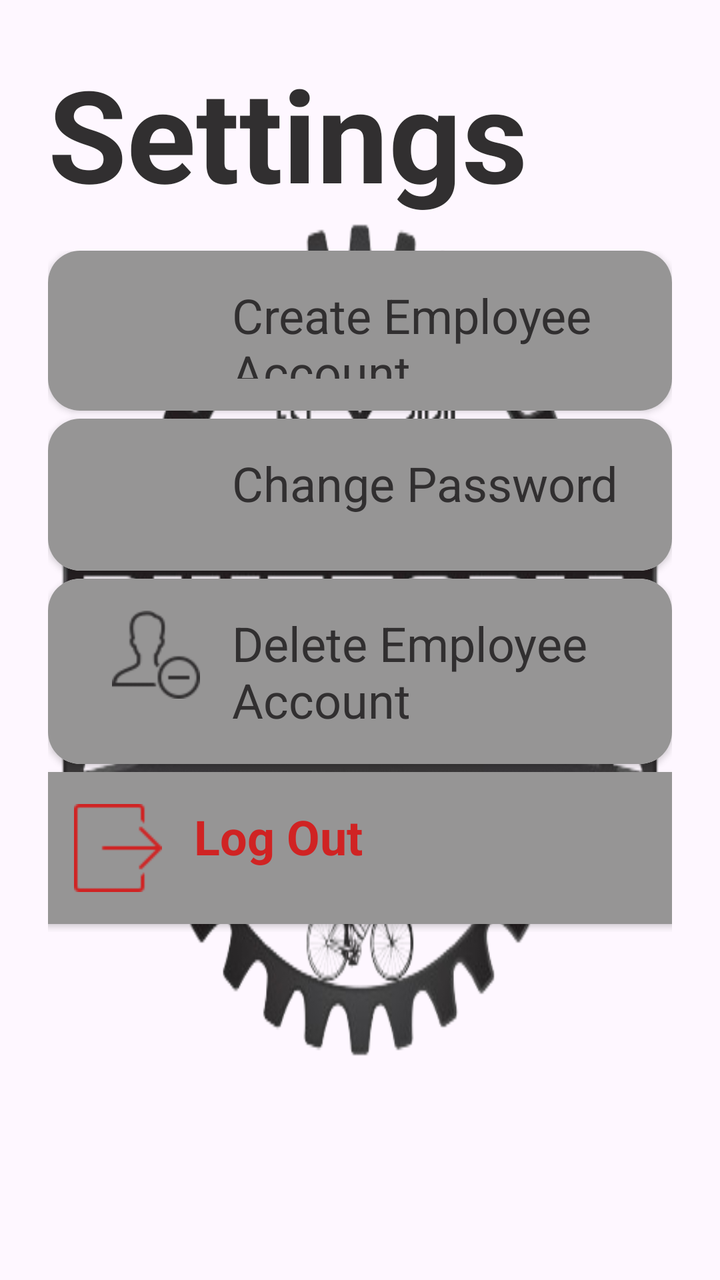
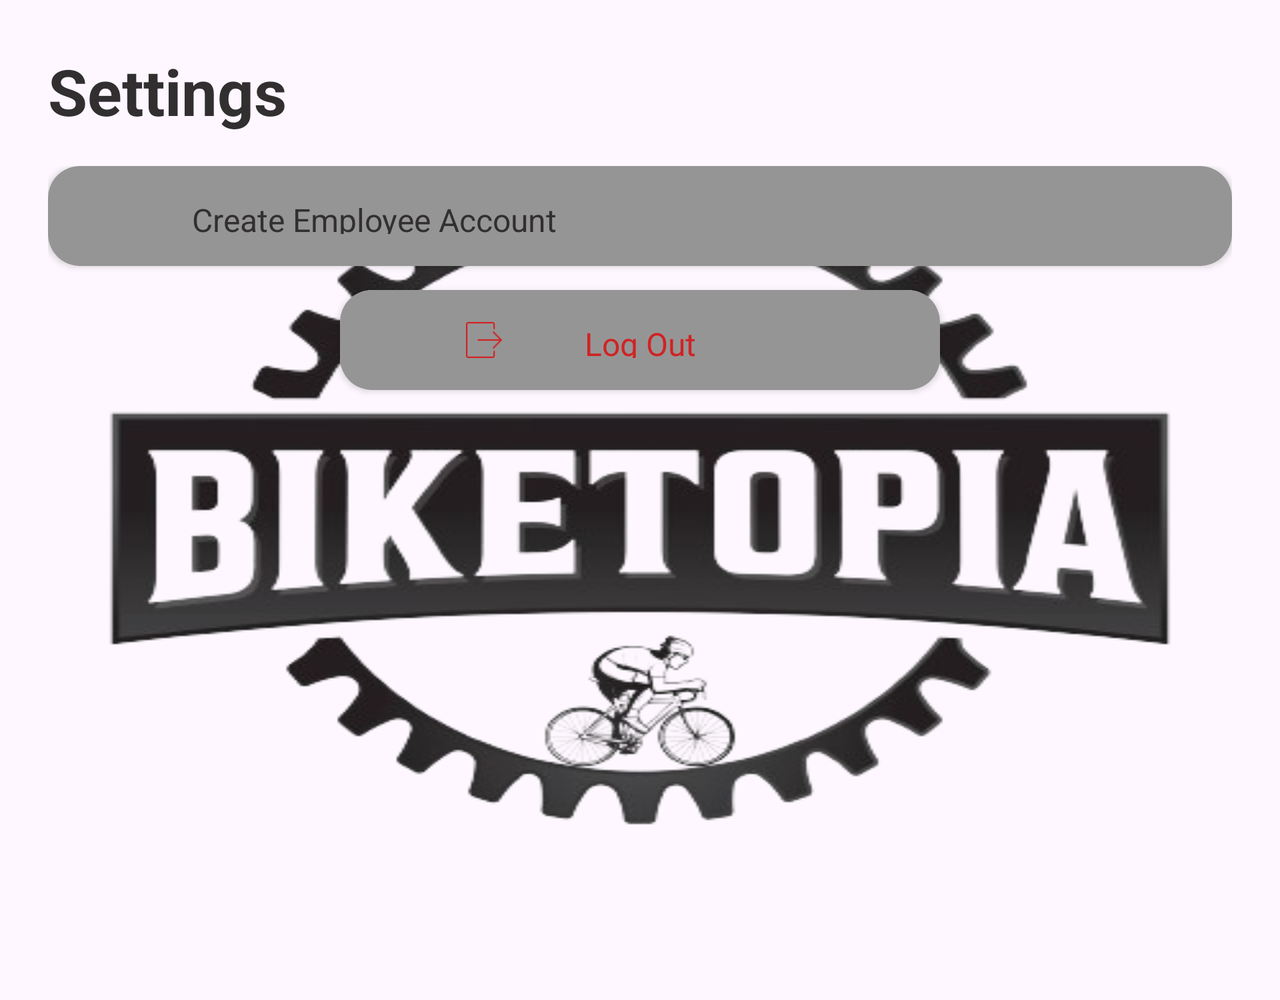

Compare how this app lays out the same screen by default and in its alternative resource folder. The renders come first, then the two layout files and the values they reference.
<!-- AndroidManifest.xml: application theme Base.Theme.PointOfSales -->
<!-- res/layout/fragment_settings.xml -->
<?xml version="1.0" encoding="utf-8"?>
<LinearLayout xmlns:android="http://schemas.android.com/apk/res/android"
    xmlns:app="http://schemas.android.com/apk/res-auto"
    android:layout_width="match_parent"
    android:layout_height="match_parent"
    android:orientation="vertical"
    android:background="@drawable/logo1"
    android:padding="24dp">

    <TextView
        android:id="@+id/settings_title"
        android:textColor="@color/PrimaryColor"
        android:layout_width="wrap_content"
        android:layout_height="wrap_content"
        android:layout_marginBottom="16dp"
        android:text="Settings"
        android:textSize="64sp"
        android:textStyle="bold" />

    <LinearLayout
        android:layout_width="match_parent"
        android:layout_height="wrap_content"
        android:orientation="vertical"
        android:paddingBottom="16dp">

        <androidx.cardview.widget.CardView
            android:id="@+id/createAccount"
            android:layout_width="match_parent"
            android:layout_height="80dp"
            app:cardCornerRadius="16dp"
            android:clickable="true"
            app:elevation="12dp"
            android:layout_marginBottom="4dp"
            >

            <RelativeLayout
                android:layout_width="match_parent"
                android:layout_height="wrap_content"
                android:background="#969595"
                android:padding="16dp">

                <ImageView
                    android:id="@+id/account_icon"
                    android:layout_width="44dp"
                    android:layout_height="44dp"
                    android:layout_marginLeft="16dp"
                    android:src="@drawable/create_account" />

                <TextView
                    android:id="@+id/createAccount_text"
                    android:textColor="@color/PrimaryColor"
                    android:layout_width="wrap_content"
                    android:layout_height="wrap_content"
                    android:layout_toRightOf="@+id/account_icon"
                    android:layout_marginLeft="16dp"
                    android:text="Create Employee Account"
                    android:textSize="24sp" />



            </RelativeLayout>

        </androidx.cardview.widget.CardView>

        <androidx.cardview.widget.CardView
            android:id="@+id/changePassword"
            android:layout_width="match_parent"
            android:layout_height="wrap_content"
            android:clickable="true"
            app:cardCornerRadius="16dp"
            android:layout_marginBottom="4dp"

            app:elevation="12dp">

            <RelativeLayout
                android:layout_width="match_parent"
                android:layout_height="wrap_content"
                android:padding="16dp"
                android:background="#969595"
                >

                <ImageView
                    android:id="@+id/changePassword_icon"
                    android:layout_width="44dp"
                    android:layout_height="44dp"
                    android:layout_marginLeft="16dp"

                    android:src="@drawable/change_password" />

                <TextView
                    android:id="@+id/changePassword_text"
                    android:textColor="@color/PrimaryColor"
                    android:layout_width="wrap_content"
                    android:layout_height="wrap_content"
                    android:layout_toRightOf="@+id/changePassword_icon"
                    android:layout_marginLeft="16dp"
                    android:text="Change Password"
                    android:textSize="24sp" />



            </RelativeLayout>

        </androidx.cardview.widget.CardView>

        <androidx.cardview.widget.CardView
            android:id="@+id/deleteAccountButton"
            android:clickable="true"
            android:layout_width="match_parent"
            android:layout_height="wrap_content"
            app:cardCornerRadius="16dp"
            app:elevation="12dp"
            android:layout_marginBottom="4dp"
            >

            <RelativeLayout
                android:layout_width="match_parent"
                android:layout_height="wrap_content"
                android:padding="16dp"
                android:background="#969595"
                >

                <ImageView
                    android:id="@+id/delete_icon"
                    android:layout_width="44dp"
                    android:layout_height="44dp"
                    android:layout_marginLeft="16dp"

                    android:src="@drawable/delete_account" />

                <TextView
                    android:id="@+id/delete_text"
                    android:layout_width="wrap_content"
                    android:layout_height="wrap_content"
                    android:layout_marginLeft="16dp"
                    android:layout_toRightOf="@+id/delete_icon"
                    android:text="Delete Employee Account"
                    android:textColor="@color/PrimaryColor"
                    android:textSize="24sp" />

            </RelativeLayout>

        </androidx.cardview.widget.CardView>
        <androidx.cardview.widget.CardView
            android:id="@+id/logoutSettingsButton"
            android:clickable="true"
            android:layout_width="350dp"
            android:layout_height="wrap_content"
            app:cardCornerRadius="16dp"
            app:elevation="12dp"
            android:layout_gravity="center"
            android:layout_marginBottom="4dp"
            >

            <RelativeLayout
                android:layout_width="match_parent"
                android:layout_height="wrap_content"
                android:padding="16dp"
                android:background="#969595"
                >

                <ImageView
                    android:id="@+id/logout_icon"
                    android:layout_width="44dp"
                    android:layout_height="44dp"
                    android:layout_marginLeft="16dp"

                    android:src="@drawable/logout2" />

                <TextView
                    android:id="@+id/logout_text"
                    android:layout_width="wrap_content"
                    android:layout_height="wrap_content"
                    android:layout_marginLeft="16dp"
                    android:layout_toRightOf="@+id/logout_icon"
                    android:text="Log Out"
                    android:textStyle="bold"
                    android:textColor="#D02323"
                    android:textSize="24sp" />

            </RelativeLayout>

        </androidx.cardview.widget.CardView>
    </LinearLayout>

</LinearLayout>
<!-- resources referenced by this layout -->
<resources>
  <color name="PrimaryColor">#312f30</color>
  <!-- drawable delete_account: png bitmap (drawable, 1367 bytes) -->
  <!-- drawable logo1: png bitmap (drawable, 102985 bytes) -->
  <!-- drawable logout2: png bitmap (drawable, 439 bytes) -->
  <style name="Base.Theme.PointOfSales" parent="Theme.Material3.DayNight.NoActionBar">
          
          <item name="colorPrimary">@color/PrimaryColor</item>
          <item name="android:windowFullscreen">true</item>
          <item name="android:windowContentOverlay">@null</item>
      </style>
</resources>
<!-- res/layout-land/fragment_settings.xml (the repository's variant of the layout above) -->
<!-- drawn on the phone turned sideways -->
<?xml version="1.0" encoding="utf-8"?>
<ScrollView xmlns:android="http://schemas.android.com/apk/res/android"
    xmlns:app="http://schemas.android.com/apk/res-auto"
    android:layout_width="match_parent"
    android:layout_height="match_parent">
<LinearLayout
    android:layout_width="match_parent"
    android:layout_height="match_parent"
    android:orientation="vertical"
    android:background="@drawable/logo1"
    android:padding="24dp">

    <TextView
        android:id="@+id/settings_title"
        android:textColor="@color/PrimaryColor"
        android:layout_width="wrap_content"
        android:layout_height="wrap_content"
        android:layout_marginBottom="16dp"
        android:text="Settings"
        android:textSize="32sp"
        android:textStyle="bold" />

    <LinearLayout
        android:layout_width="match_parent"
        android:layout_height="wrap_content"
        android:orientation="vertical"
        android:paddingBottom="16dp">

        <androidx.cardview.widget.CardView
            android:id="@+id/createAccount"
            android:layout_width="match_parent"
            android:layout_height="50dp"
            app:cardCornerRadius="16dp"
            android:clickable="true"
            app:elevation="12dp"
            android:layout_marginBottom="4dp"
            >

            <RelativeLayout
                android:background="#969595"
                android:layout_width="match_parent"
                android:layout_height="wrap_content"
                android:padding="16dp">

                <ImageView
                    android:id="@+id/account_icon"
                    android:layout_width="24dp"
                    android:layout_height="24dp"
                    android:layout_marginLeft="16dp"
                    android:src="@drawable/create_account" />

                <TextView
                    android:id="@+id/createAccount_text"
                    android:textColor="@color/PrimaryColor"
                    android:layout_width="wrap_content"
                    android:layout_height="wrap_content"
                    android:layout_toRightOf="@+id/account_icon"
                    android:layout_marginLeft="16dp"
                    android:text="Create Employee Account"
                    android:textSize="16sp" />



            </RelativeLayout>

        </androidx.cardview.widget.CardView>

        <androidx.cardview.widget.CardView
            android:id="@+id/logoutSettingsButton"
            android:clickable="true"
            android:layout_width="300dp"
            android:layout_height="50dp"
            app:cardCornerRadius="16dp"
            app:elevation="12dp"
            android:layout_gravity="center"
            android:layout_marginBottom="4dp"
            android:layout_marginTop="8dp"
            >

            <RelativeLayout
                android:background="#969595"
                android:layout_width="match_parent"
                android:layout_height="wrap_content"
                android:padding="16dp">

                <ImageView
                    android:id="@+id/logout_icon"
                    android:layout_width="24dp"
                    android:layout_height="24dp"
                    android:layout_marginLeft="44dp"

                    android:src="@drawable/logout2" />

                <TextView
                    android:id="@+id/logout_text"
                    android:layout_width="wrap_content"
                    android:layout_height="wrap_content"
                    android:layout_alignParentStart="true"
                    android:layout_alignParentEnd="true"
                    android:layout_marginStart="80dp"
                    android:layout_marginEnd="80dp"
                    android:layout_toRightOf="@+id/logout_icon"
                    android:text="Log Out"
                    android:textAlignment="center"
                    android:textColor="#D02323"
                    android:textSize="16sp" />

            </RelativeLayout>

        </androidx.cardview.widget.CardView>

    </LinearLayout>

</LinearLayout>

</ScrollView>
<!-- resources referenced by the variant -->
<!-- as the phone turned sideways resolves them -->
<resources>
  <color name="PrimaryColor">#312f30</color>
  <!-- drawable logo1: png bitmap (drawable, 102985 bytes) -->
  <!-- drawable logout2: png bitmap (drawable, 439 bytes) -->
  <style name="Base.Theme.PointOfSales" parent="Theme.Material3.DayNight.NoActionBar">
          
          <item name="colorPrimary">@color/PrimaryColor</item>
          <item name="android:windowFullscreen">true</item>
          <item name="android:windowContentOverlay">@null</item>
      </style>
</resources>
